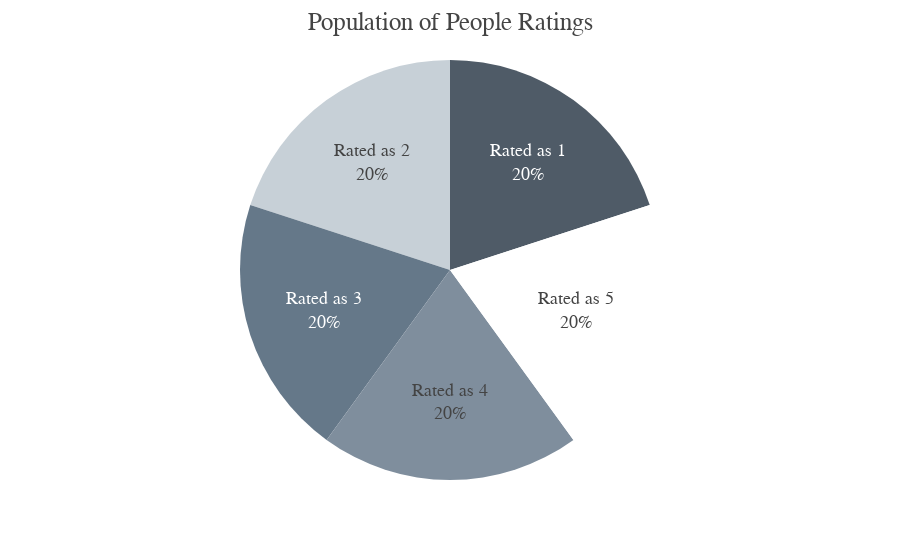

The notebook cell saved with this chart:
### Code cell
x = ['Rated as 1', 'Rated as 2', 'Rated as 3', 'Rated as 4', 'Rated as 5']
y = [50, 50, 50, 50, 50]

graph1 = px.pie(values=y, names=x, color_discrete_sequence=['#4F5B67','#C7D0D7','#657889'])

graph1.update_layout(showlegend=False,title='Population of People Ratings',
                          template="presentation",
                          title_font_family="Times New Roman",
                          font_family="Times New Roman")

graph1.update_traces(textposition='inside', textinfo='percent+label')
graph1.show()

### Figure 1 — Plotly figure (JSON) as saved in the notebook; plotly's stock layout.template omitted (floating-point values rounded to 4 significant figures)
{"data": [{"domain": {"x": [0, 1], "y": [0, 1]}, "hovertemplate": "label=%{label}<br>value=%{value}<extra></extra>", "labels": ["Rated as 1", "Rated as 2", "Rated as 3", "Rated as 4", "Rated as 5"], "legendgroup": "", "name": "", "showlegend": true, "textinfo": "percent+label", "textposition": "inside", "type": "pie", "values": [50, 50, 50, 50, 50]}], "layout": {"autosize": true, "font": {"family": "Times New Roman"}, "legend": {"tracegroupgap": 0}, "margin": {"t": 60}, "piecolorway": ["#4F5B67", "#C7D0D7", "#657889"], "showlegend": false, "title": {"font": {"family": "Times New Roman"}, "text": "Population of People Ratings"}}}
